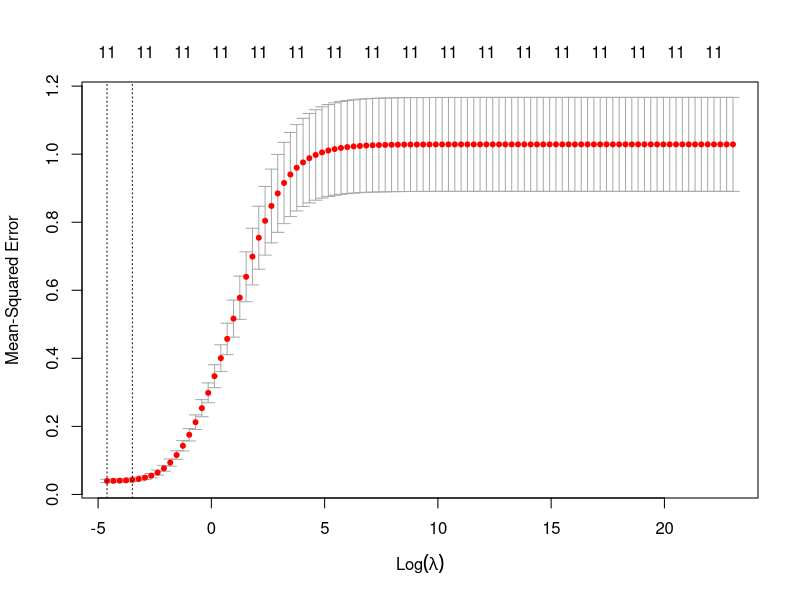

Here is the R script that generated this plot:
# load data, separate into training and test sets 
# note that the data was randomized in pre-modeling-script.R
data = as.matrix(read.csv("data/scaled-credit.csv", row.names = 1))
x.train = as.matrix(read.csv("data/xtrain.csv", row.names = 1))
y.train = as.matrix(read.csv("data/ytrain.csv", row.names = 1))
x.test = as.matrix(read.csv("data/xtest.csv", row.names = 1))
y.test = as.matrix(read.csv("data/ytest.csv", row.names = 1))

# uses glmnet package
install.packages("glmnet")
library(glmnet)

# cross validate ridge model
set.seed(1)
grid = 10^seq(10, -2, length = 100)
ridgeCV = cv.glmnet(x.test, y.test, alpha = 0, intercept = F, standardize = F,
                    lambda = grid)


# select best model
bestRidgeLambda = ridgeCV$lambda.min

# plot errors in terms of lambda
png("images/ridgeCV-plot.png")
plot(ridgeCV)
dev.off()

# Use CV'ed lambda value on the test sets to get cvRidgeMSE (test MSE)
y.pred = predict(ridgeCV, x.test, s = bestRidgeLambda)
squaredError = (y.test - y.pred)^2
cvRidgeMSE = sum(squaredError)/length(squaredError)

# Re-fit on FULL DATA using bestRidgeLambda
ridgeModel = glmnet(data[,2:(ncol(data) - 1)], data[,ncol(data)], standardize = F,
                      intercept = F, lambda = bestRidgeLambda)

# save CV output, optimal lambda, and the full model
save(ridgeModel, ridgeCV, bestRidgeLambda, file = "data/ridge-models.RData")
























